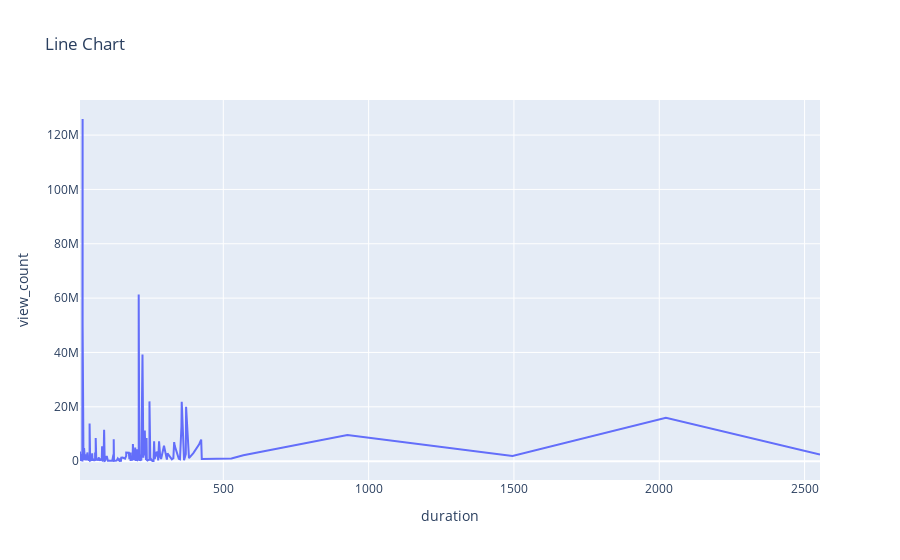

The code cell stored with this chart in its notebook:
### Code cell
temp = df.sort_values(by='duration' , ascending= True)
px.line(temp , x = 'duration' , y = 'view_count' ,title = 'Line Chart' )

### Figure 1 — Plotly figure (JSON) as saved in the notebook; plotly's stock layout.template omitted (floating-point values rounded to 4 significant figures; data arrays with more than 128 entries replaced by an {"elided": "..."} marker saying what was removed)
{"data": [{"hovertemplate": "duration=%{x}<br>view_count=%{y}<extra></extra>", "legendgroup": "", "line": {"color": "#636efa", "dash": "solid"}, "marker": {"symbol": "circle"}, "mode": "lines", "name": "", "orientation": "v", "showlegend": false, "type": "scatter", "x": {"elided": "223 int values"}, "xaxis": "x", "y": {"elided": "223 int values"}, "yaxis": "y"}], "layout": {"legend": {"tracegroupgap": 0}, "title": {"text": "Line Chart"}, "xaxis": {"anchor": "y", "domain": [0, 1], "title": {"text": "duration"}}, "yaxis": {"anchor": "x", "domain": [0, 1], "title": {"text": "view_count"}}}}
